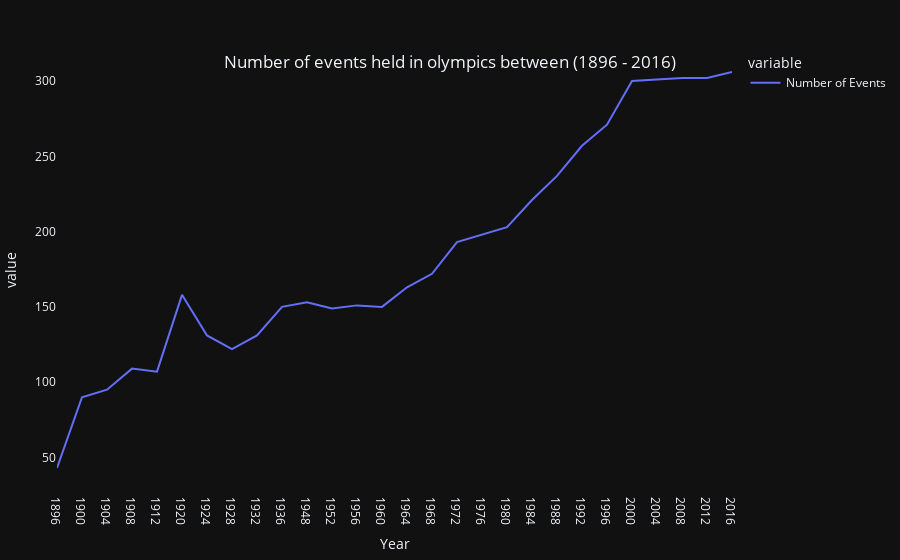

Notebook code cell kept with this figure:
### Markdown cell above
## Visualizing the number of events at every olympics

### Code cell
event_graph = px.line(events, x = 'Year', y=['Number of Events'], template = 'plotly_dark')

event_graph.update_layout(margin=dict(l=10,
                               r=10,
                               t=50,
                               b=10),
                 title={
        'text': 'Number of events held in olympics between (1896 - 2016)',
        'y':0.9,
        'x':0.5,
        'xanchor': 'center',
        'yanchor': 'top'})

event_graph.update_xaxes(visible=True, showticklabels=True,
                showgrid = False,
                        type='category')

event_graph.update_yaxes(showgrid = False)

### Figure 1 — Plotly figure (JSON) as saved in the notebook; plotly's stock layout.template omitted (floating-point values rounded to 4 significant figures)
{"data": [{"hovertemplate": "variable=Number of Events<br>Year=%{x}<br>value=%{y}<extra></extra>", "legendgroup": "Number of Events", "line": {"color": "#636efa", "dash": "solid"}, "marker": {"symbol": "circle"}, "mode": "lines", "name": "Number of Events", "orientation": "v", "showlegend": true, "type": "scatter", "x": [1896, 1900, 1904, 1908, 1912, 1920, 1924, 1928, 1932, 1936, 1948, 1952, 1956, 1960, 1964, 1968, 1972, 1976, 1980, 1984, 1988, 1992, 1996, 2000, 2004, 2008, 2012, 2016], "xaxis": "x", "y": [43, 90, 95, 109, 107, 158, 131, 122, 131, 150, 153, 149, 151, 150, 163, 172, 193, 198, 203, 221, 237, 257, 271, 300, 301, 302, 302, 306], "yaxis": "y"}], "layout": {"legend": {"title": {"text": "variable"}, "tracegroupgap": 0}, "margin": {"b": 10, "l": 10, "r": 10, "t": 50}, "title": {"text": "Number of events held in olympics between (1896 - 2016)", "x": 0.5, "xanchor": "center", "y": 0.9, "yanchor": "top"}, "xaxis": {"anchor": "y", "domain": [0, 1], "showgrid": false, "showticklabels": true, "title": {"text": "Year"}, "type": "category", "visible": true}, "yaxis": {"anchor": "x", "domain": [0, 1], "showgrid": false, "title": {"text": "value"}}}}
